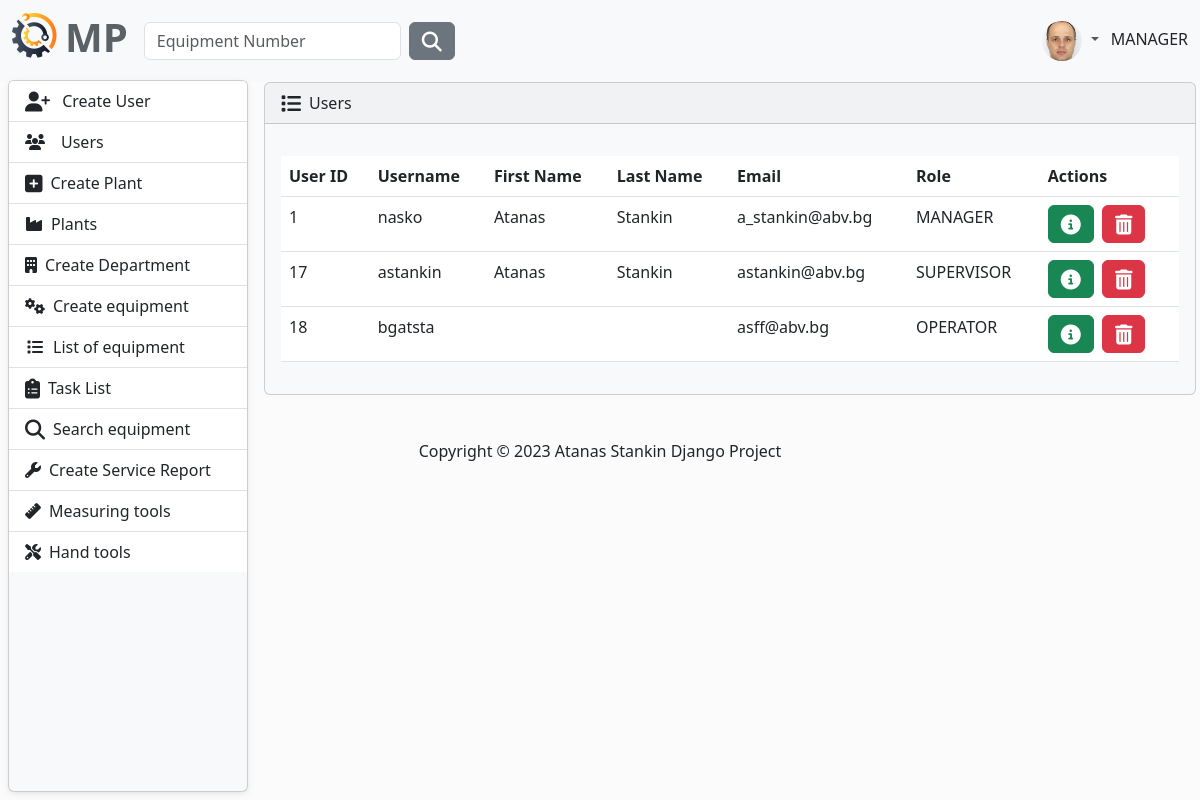
The page /user/list/ (signed in) on the database its author committed.
### MaintenancePlanner/accounts/models.py (models this page shows, shortened)
class AppUser(AbstractUser, PermissionsMixin):
    first_name = models.CharField(
        max_length=30,
        validators=[
            MinLengthValidator(2),
            user_name_validator,
        ]
    )
    last_name = models.CharField(
        max_length=30,
        validators=[
            MinLengthValidator(2),
            user_name_validator,
        ]
    )
    email = models.EmailField(unique=True)
    class Role(models.TextChoices):
        MANAGER = "MANAGER", 'Manager'
        SUPERVISOR = "SUPERVISOR", 'Supervisor'
        OPERATOR = "OPERATOR", 'Operator'
    role = models.CharField(max_length=50, choices=Role.choices)
    @property
    def full_name(self):
        return f'{self.first_name} {self.last_name}'

class Profile(models.Model):
    user = models.OneToOneField(AppUser, on_delete=models.CASCADE)
    image = models.ImageField(
        default='images/default.jpg',
        null=True,
        blank=True,
        upload_to='images/'
    )

### MaintenancePlanner/accounts/views.py (the view)
# urls.py: path('list/', ListUsers.as_view(), name='users-list'),
class ListUsers(LoginRequiredMixin, AllowedUsersMixin, ListView):
    allowed_roles = ['MANAGER', 'SUPERVISOR']
    model = AppUser
    template_name = 'users-list.html'
    context_object_name = 'users'

### MaintenancePlanner/accounts/mixins.py (called while the page is built)
    def dispatch(self, request, *args, **kwargs):
        if request.user.role in self.allowed_roles:
            return super().dispatch(request, *args, **kwargs)
        else:
            return redirect('home-page')

### MaintenancePlanner/accounts/templates/users-list.html (shortened to what this page needs)
{% extends "base.html" %}
{% block content %}
    <article>
        <div class="card bg-light ms-1 me-4 mb-4 mt-0">
            <div class="card-header">
                <i class="fa-solid fa-list fa-lg me-2"></i>Users
            </div>
            <div class="card-body">
                <p class="card-text">
                <div class="table-responsive">
                    <table class="table table-hover">
                        <thead>
                        <tr>
                            <th scope="col">User ID</th>
                            <th scope="col">Username</th>
                            <th scope="col">First Name</th>
                            <th scope="col">Last Name</th>
                            <th scope="col">Email</th>
                            <th scope="col">Role</th>
                            <th scope="col">Actions</th>
                        </tr>
                        </thead>
                        <tbody>
                        {% for user in  users %}
                            <tr>
                                <td>{{ user.id }}</td>
                                <td>{{ user.username }}</td>
                                <td>{{ user.first_name }}</td>
                                <td>{{ user.last_name }}</td>
                                <td>{{ user.email }}</td>
                                <td>{{ user.role }}</td>
                                <td>
                                    <button type="button" class="btn btn-success me-1"
                                            href="#" data-bs-toggle="modal"
                                            data-bs-target="#myModal{{ user.id }}">
                                        <i class="fa-solid fa-circle-info fa-lg"></i>
                                    </button>
                                    {% include 'partials/modal-profile-info.html' %}
                                    <button type="button" class="btn btn-danger me-1"
                                            href="#"
                                            data-bs-toggle="modal"
                                            data-bs-target="#myModal2{{ user.id }}">
                                        <i class="fa-solid fa-trash-can fa-lg"></i>
                                    </button>
                        {% endfor %}
    </article>
{% endblock %}

### templates/partials/navbar.html (shortened to what this page needs)
{% load static %}
<nav class="navbar navbar-expand-lg bg-light" data-bs-theme="light">
    <div class="container-fluid">
        <a class="navbar-brand" href="{% url 'home-page' %}">
            <ul class="navbar-nav ms-auto d-flex flex-row">
                <li><img class="logo me-2" src="{% static 'img/logo.png' %}" alt="logo"></li>
                <li><h1 style="color: #5a6268; font-weight: bold">MP</h1></li>
            </ul>
        </a>
        <div class="collapse navbar-collapse" id="navbarColor01">
            {% if user.is_authenticated %}
                <form class="d-flex" method=POST action="{% url 'search-equipment' %}">
                    <input class="form-control me-sm-2" type="search" placeholder="Equipment Number"
                           name="number">
                    <button class="btn btn-secondary my-2 my-sm-0" type="submit"><i
                            class="fa-solid fa-magnifying-glass fa-lg"></i></button>
                </form>
            {% endif %}
            <ul class="navbar-nav ms-auto d-flex flex-row">
                {% if not request.user.is_authenticated %}
                    <li class="nav-item">
                        <a class="nav-link" href="{% url 'login' %}"><i
                                class="fa-solid fa-right-to-bracket fa-lg me-2"></i>Sig In
                        </a>
                    </li>
                {% else %}
                    <li class="nav-item dropdown">
                        <div class="btn-group dropdown">
                            <a class="nav-link dropdown-toggle" data-bs-toggle="dropdown" href="#" role="button"
                               aria-haspopup="true" aria-expanded="false">
                                {% if user.profile.image %}
                                    <img src="{{ user.profile.image.url }}" class="rounded-circle" height="40"
                                         loading="lazy"/>
                                {% else %}
                                    <img src="{% static 'img/profile-img.png' %}" class="rounded-circle" height="40"
                                         loading="lazy"/>
                                {% endif %}
                            </a>
                        </div>
                        {{ request.user.role }}
                    </li>
                {% endif %}
            </ul>
        </div>
    </div>
</nav>

### static/css/layout.css (style rules this page uses)
body { background-color: #fbfbfb; }
article { grid-area: content; margin-left: 20px; width: 100%; }

### static/css/side-bar.css (style rules this page uses)
body { background-color: #fbfbfb; }

### rows shown on the page
AppUser: profile.image (picture), user.role "MANAGER", id "1", username "nasko", first_name "Atanas", last_name "Stankin", email "a_stankin@abv.bg", role "MANAGER"
AppUser: id "17", username "astankin", first_name "Atanas", last_name "Stankin", email "astankin@abv.bg", role "SUPERVISOR"
AppUser: id "18", username "bgatsta", email "asff@abv.bg", role "OPERATOR"
